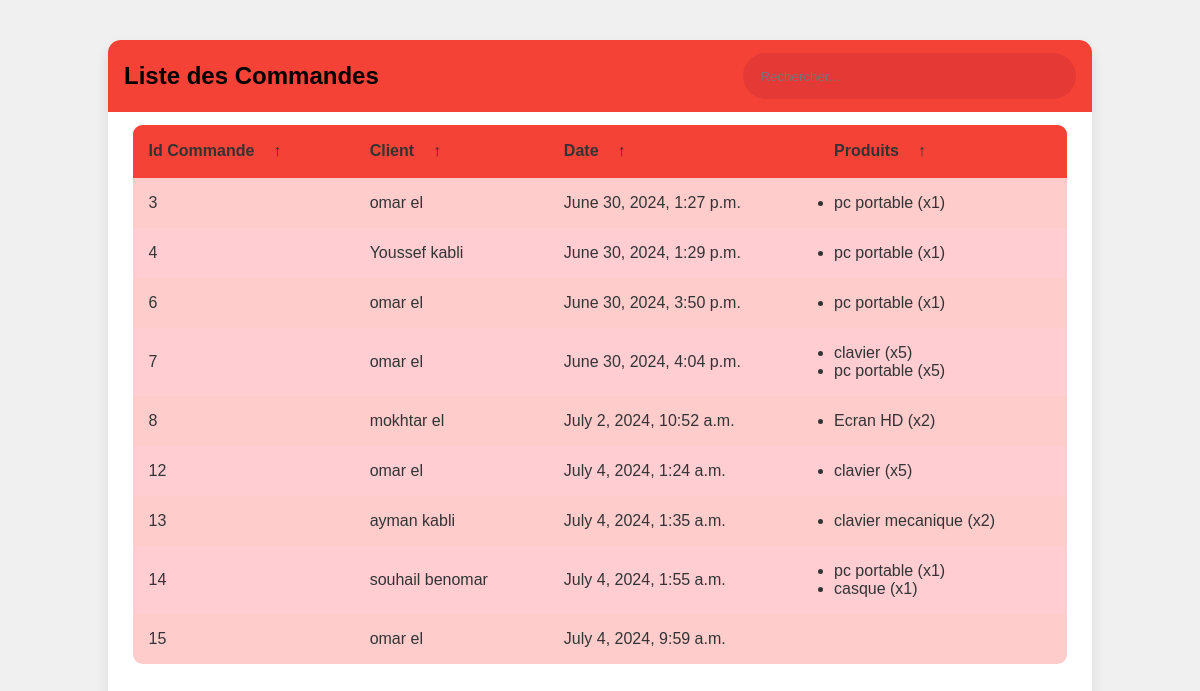
Page /inventaire/liste_commande/ on the committed database.
### inventaire/models.py (models this page shows, shortened)
class Commande(models.Model):
    idC = models.AutoField(primary_key=True)
    client = models.ForeignKey(Client, on_delete=models.CASCADE)
    date = models.DateTimeField(auto_now_add=True)

class Client(models.Model):
    idCl = models.AutoField(primary_key=True)
    prenom = models.CharField(max_length=255)
    nom = models.CharField(max_length=255)
    adresse = models.TextField()
    telephone = models.CharField(max_length=20)
    def __str__(self):
        return f"{self.prenom} {self.nom}"

class ProduitCommande(models.Model):
    idPC = models.AutoField(primary_key=True)
    commande = models.ForeignKey(Commande, on_delete=models.CASCADE)
    produit = models.ForeignKey(Produit, on_delete=models.CASCADE)
    quantite = models.IntegerField()
    prix_vente = models.DecimalField(max_digits=10, decimal_places=2)

class Produit(models.Model):
    idP = models.AutoField(primary_key=True)
    nomP = models.CharField(max_length=255)
    quantite_stock = models.IntegerField()
    prix_unitaire = models.DecimalField(max_digits=10, decimal_places=2)
    fournisseur = models.ForeignKey(Fournisseur, on_delete=models.CASCADE)

### inventaire/views.py (the view)
# urls.py: path('liste_commande/', views.commandes_view, name='liste_commande'),
def commandes_view(request):
    commandes = Commande.objects.all()
    context = {
        'commandes': commandes
    }
    return render(request, 'inventaire/commande_list.html', context)

### inventaire/templates/inventaire/commande_list.html (shortened to what this page needs)
<!DOCTYPE html>
<html lang="en">
<head>
</head>
<body>
    <main class="table" id="commands_table">
        <section class="table__header">
            <h1>Liste des Commandes</h1>
            <div class="input-group">
                <input type="search" placeholder="Rechercher...">
            </div>
        </section>
        <section class="table__body">
            <table>
                <thead>
                    <tr>
                        <th>Id Commande <span class="icon-arrow">&UpArrow;</span></th>
                        <th>Client <span class="icon-arrow">&UpArrow;</span></th>
                        <th>Date <span class="icon-arrow">&UpArrow;</span></th>
                        <th>Produits <span class="icon-arrow">&UpArrow;</span></th>
                    </tr>
                </thead>
                <tbody id="commands-table-body">
                    {% for commande in commandes %}
                    <tr>
                        <td>{{ commande.idC }}</td>
                        <td>{{ commande.client }}</td>
                        <td>{{ commande.date }}</td>
                        <td>
                            <ul>
                                {% for produit_commande in commande.produitcommande_set.all %}
                                <li>{{ produit_commande.produit.nomP }} (x{{ produit_commande.quantite }})</li>
                                {% endfor %}
                            </ul>
                        </td>
                    </tr>
                    {% endfor %}
                </tbody>
            </table>
        </section>
    </main>
</body>
</html>

### inventaire/templates/inventaire/commande_list.html (style rules this page uses)
* { margin: 0; padding: 0; box-sizing: border-box; font-family: sans-serif; }
body { min-height: 100vh; background: #f0f0f0; display: flex; justify-content: center; align-items: center; }
main.table { width: 82vw; height: 90vh; background-color: #ffffff; box-shadow: 0 .4rem .8rem rgba(0, 0, 0, 0.1); border-radius: .8rem; overflow: hidden; }
.table__header { width: 100%; height: 10%; background-color: #f44336; padding: .8rem 1rem; display: flex; justify-content: space-between; align-items: center; }
.table__header .input-group { width: 35%; height: 100%; background-color: #e53935; padding: 0 .8rem; border-radius: 2rem; display: flex; justify-content: center; align-items: center; transition: .2s; }
.table__header .input-group input { width: 100%; padding: 0 .5rem 0 .3rem; background-color: transparent; border: none; outline: none; }
.table__body { width: 95%; max-height: calc(89% - 1.6rem); background-color: #ffcccc; margin: .8rem auto; border-radius: .6rem; overflow: auto; overflow: overlay; }
table { width: 100%; border-collapse: collapse; }
th, td { padding: 1rem; text-align: left; color: #333; }
thead th { position: sticky; top: 0; left: 0; background-color: #f44336; cursor: pointer; text-transform: capitalize; }
tbody tr:nth-child(even) { background-color: #ffcdd2; }
tbody tr { --delay: .1s; transition: .5s ease-in-out var(--delay), background-color 0s; }
tbody tr td, tbody tr td p, tbody tr td img { transition: .2s ease-in-out; }
thead th span.icon-arrow { display: inline-block; width: 1.3rem; height: 1.3rem; border-radius: 50%; border: 1.4px solid transparent; text-align: center; font-size: 1rem; margin-left: .5rem; transition: .2s ease-in-out; }

### rows in the picture
Commande: idC "3", client "omar el", date "June 30, 2024, 1:27 p.m."
ProduitCommande: produit.nomP "pc portable", quantite "1"
Commande: idC "4", client "Youssef kabli", date "June 30, 2024, 1:29 p.m."
ProduitCommande: produit.nomP "pc portable", quantite "1"
Commande: idC "6", client "omar el", date "June 30, 2024, 3:50 p.m."
ProduitCommande: produit.nomP "pc portable", quantite "1"
Commande: idC "7", client "omar el", date "June 30, 2024, 4:04 p.m."
ProduitCommande: produit.nomP "clavier", quantite "5"
ProduitCommande: produit.nomP "pc portable", quantite "5"
Commande: idC "8", client "mokhtar el", date "July 2, 2024, 10:52 a.m."
ProduitCommande: produit.nomP "Ecran HD", quantite "2"
Commande: idC "12", client "omar el", date "July 4, 2024, 1:24 a.m."
ProduitCommande: produit.nomP "clavier", quantite "5"
Commande: idC "13", client "ayman kabli", date "July 4, 2024, 1:35 a.m."
ProduitCommande: produit.nomP "clavier mecanique", quantite "2"
Commande: idC "14", client "souhail benomar", date "July 4, 2024, 1:55 a.m."
ProduitCommande: produit.nomP "pc portable", quantite "1"
ProduitCommande: produit.nomP "casque", quantite "1"
Commande: idC "15", client "omar el", date "July 4, 2024, 9:59 a.m."
